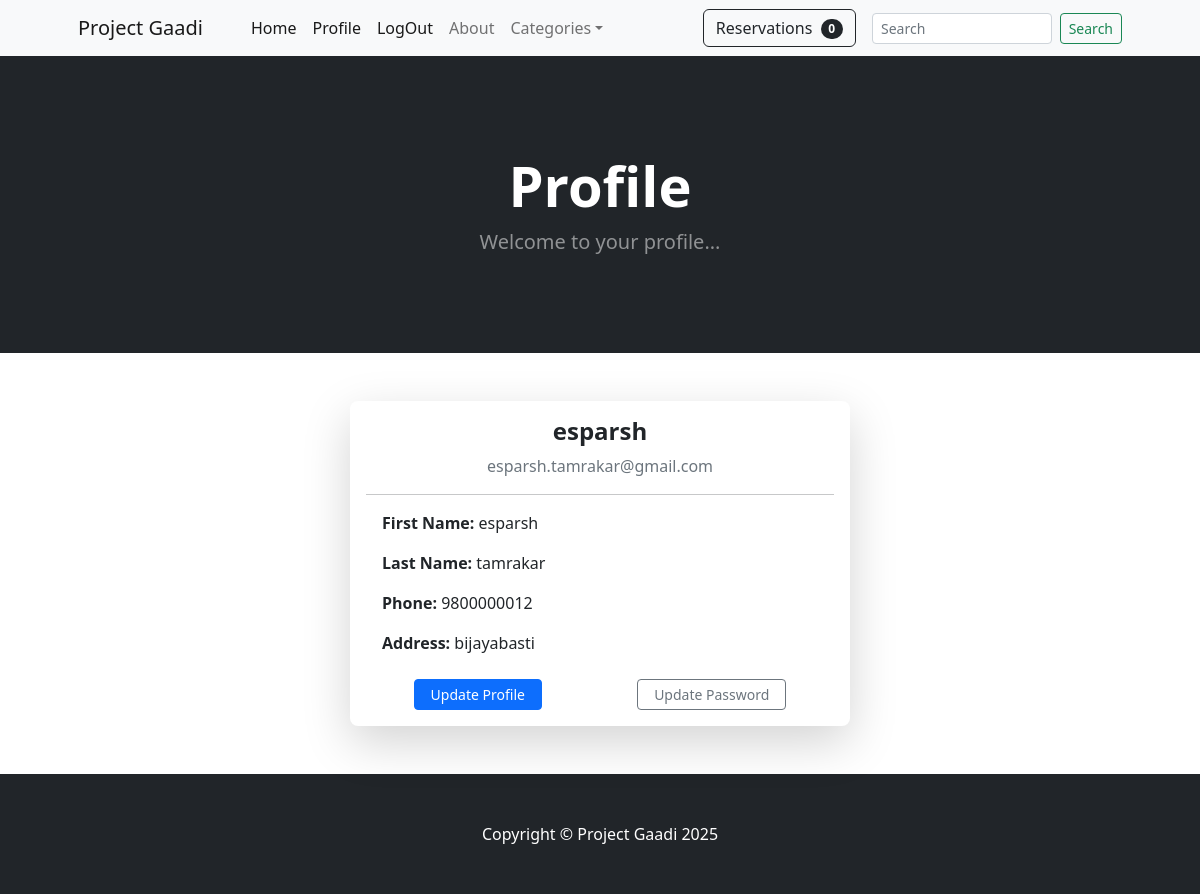
Screenshot of /accounts/profile/1/ (signed in) with the database file from the repository.
### accounts/models.py (models this page shows, shortened)
class CustomUser(AbstractUser):
  ROLE_CHOICES=[
    ('user', 'Regular User'),
    ('owner', 'Vehicle Owner')
  ]
  role=models.CharField(max_length=20, choices=ROLE_CHOICES, default='user')
  phone_number=models.CharField(max_length=10)
  address=models.CharField(max_length=100)

### accounts/views.py (the view)
# urls.py: path('profile/<int:pk>/', views.profile, name='profile'),
@login_required
def profile(request, pk):
    user=CustomUser.objects.get(pk=pk)
    return render(request, 'accounts/profile.html',{'user':user})

### accounts/templates/accounts/profile.html
{% extends 'accounts/base.html' %}
{% block content %}
  <header class="bg-dark py-5">
    <div class="container px-4 px-lg-5 my-5">
        <div class="text-center text-white">
            <h1 class="display-4 fw-bolder">Profile</h1>
            <p class="lead fw-normal text-white-50 mb-0">Welcome to your profile...</p>
        </div>
    </div>
  </header>
  <div class="container my-5 d-flex justify-content-center">
    <div class="card shadow-lg border-0 rounded-3" style="max-width: 500px; width: 100%;">
      <div class="card-body text-center">
        <h4 class="card-title fw-bold">{{ user.username }}</h4>
        <p class="text-muted mb-2">{{ user.email }}</p>
        <hr>
        <div class="text-start px-3">
          <p><strong>First Name:</strong> {{ user.first_name }}</p>
          <p><strong>Last Name:</strong> {{ user.last_name }}</p>
          <p><strong>Phone:</strong> {{ user.phone_number }}</p>
          <p><strong>Address:</strong> {{ user.address }}</p>
        </div>
        <div class="d-flex justify-content-around mt-4">
          <a href="{% url 'update_profile' user.id %}" class="btn btn-primary btn-sm px-3">Update Profile</a>
          <a href="#" class="btn btn-outline-secondary btn-sm px-3">Update Password</a>
        </div>
      </div>
    </div>
  </div>
{% endblock %}

### rows the page displays
CustomUser: username "esparsh", email "esparsh.tamrakar@gmail.com", first_name "esparsh", last_name "tamrakar", phone_number "9800000012", address "bijayabasti"
